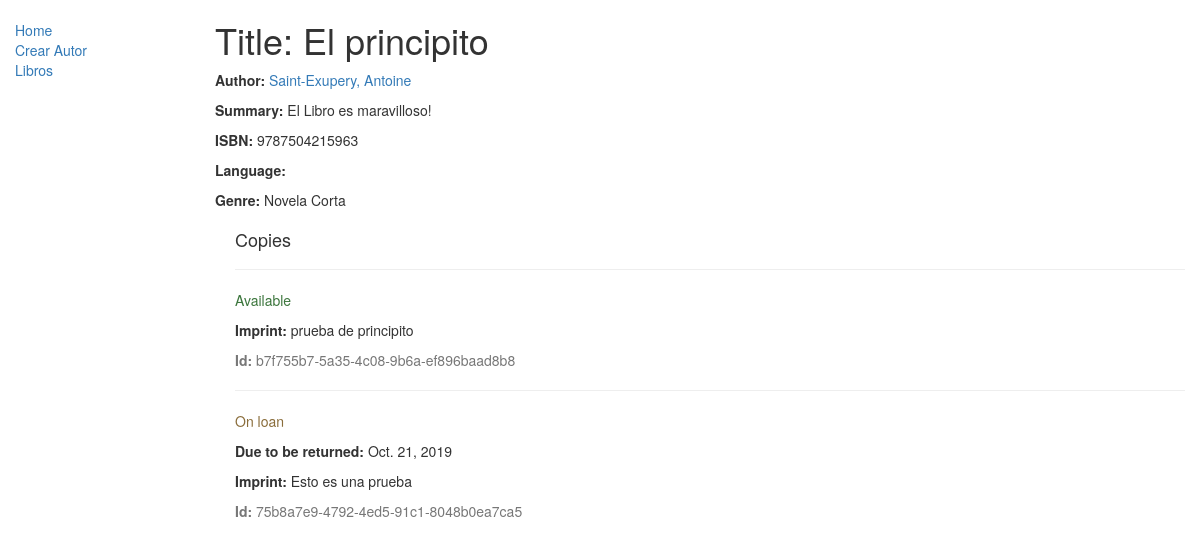
Page /catalogo/book/1 on the committed database.
### catalogo/models.py (models this page shows, shortened)
class Book(models.Model):
	title = models.CharField(max_length=200)
	author = models.ForeignKey('Author', on_delete=models.SET_NULL, null=True)
	summary = models.TextField(max_length=1000)
	isbn = models.CharField('ISBN', max_length=13,)
	genre = models.ManyToManyField(Genre)

class Author(models.Model):
	first_name = models.CharField(max_length=100)
	last_name = models.CharField(max_length=100)
	date_of_birth = models.DateField(null=True, blank=True)
	date_of_death = models.DateField('Died', null=True, blank=True)
	class Meta:
		ordering = ['last_name', 'first_name']
	def __str__(self):
		return f'{self.last_name}, {self.first_name}'

class Genre(models.Model):
	name = models.CharField(max_length=200)
	def __str__(self):
		return self.name

class BookInstance(models.Model):
	id = models.UUIDField(primary_key=True, default=uuid.uuid4)
	book = models.ForeignKey('Book', on_delete=models.SET_NULL, null=True)
	imprint = models.CharField(max_length=200)
	due_back = models.DateField(null=True, blank=True)
	LOAN_STATUS = (
		('m', 'Maintenance'),
		('o', 'On loan'),
		('a', 'Available'),
		('r', 'Reserved'),
	)
	status = models.CharField(
		max_length=1,
		choices=LOAN_STATUS,
		blank=True,
		default='m',
		help_text='Book availability',
	)
	class Meta:
		ordering = ['due_back']

### catalogo/views.py (the view)
# urls.py: path('book/<int:pk>', views.BookDetailView.as_view(), name='book-detail'),
class BookDetailView(generic.DetailView):
    model = Book

### catalogo/templates/catalogo/book_detail.html
{% extends "base_generic.html" %}
{% block content %}
  <h1>Title: {{ book.title }}</h1>
  <p><strong>Author:</strong> <a href="">{{ book.author }}</a></p>
  <p><strong>Summary:</strong> {{ book.summary }}</p>
  <p><strong>ISBN:</strong> {{ book.isbn }}</p>
  <p><strong>Language:</strong> {{ book.language }}</p>
  <p><strong>Genre:</strong> {% for genre in book.genre.all %} {{ genre }}{% if not forloop.last %}, {% endif %}{% endfor %}</p>
  <div style="margin-left:20px;margin-top:20px">
    <h4>Copies</h4>
    {% for copy in book.bookinstance_set.all %}
    <hr>
    <p class="{% if copy.status == 'a' %}text-success{% elif copy.status == 'm' %}text-danger{% else %}text-warning{% endif %}">{{ copy.get_status_display }}</p>
    {% if copy.status != 'a' %}<p><strong>Due to be returned:</strong> {{copy.due_back}}</p>{% endif %}
    <p><strong>Imprint:</strong> {{copy.imprint}}</p>
    <p class="text-muted"><strong>Id:</strong> {{copy.id}}</p>
    {% endfor %}
  </div>
{% endblock %}

### catalogo/templates/base_generic.html (shortened to what this page needs)
<!DOCTYPE html>
<html lang="en">
<head>
  <link rel="stylesheet" href="https://maxcdn.bootstrapcdn.com/bootstrap/3.3.7/css/bootstrap.min.css">
  {% load static %}
  <link rel="stylesheet" href="{% static 'css/styles.css' %}">
</head>
<body>
  <div class="container-fluid">
    <div class="row">
      <div class="col-sm-2">
      {% block sidebar %}
      <ul class="sidebar-nav">
          <li><a href="{% url 'index' %}">Home</a></li>
          <li><a href="{% url 'author_create' %}">Crear Autor</a></li>
          <li><a href="{% url 'books' %}">Libros</a></li>
      </ul>
     {% endblock %}
      </div>
      <div class="col-sm-10 ">
      {% block content %}{% endblock %}
      </div>
    </div>
  </div>
</body>
</html>

### catalogo/static/css/styles.css (style rules this page uses)
.sidebar-nav { margin-top: 20px; padding: 0; list-style: none; }

### rows in the picture
Book: title "El principito", author "Saint-Exupery, Antoine", summary "El Libro es maravilloso!", isbn "9787504215963"
Genre: name "Novela Corta"
BookInstance: status "Available", imprint "prueba de principito", id "b7f755b7-5a35-4c08-9b6a-ef896baad8b8"
BookInstance: status "On loan", due_back "Oct. 21, 2019", imprint "Esto es una prueba", id "75b8a7e9-4792-4ed5-91c1-8048b0ea7ca5"
